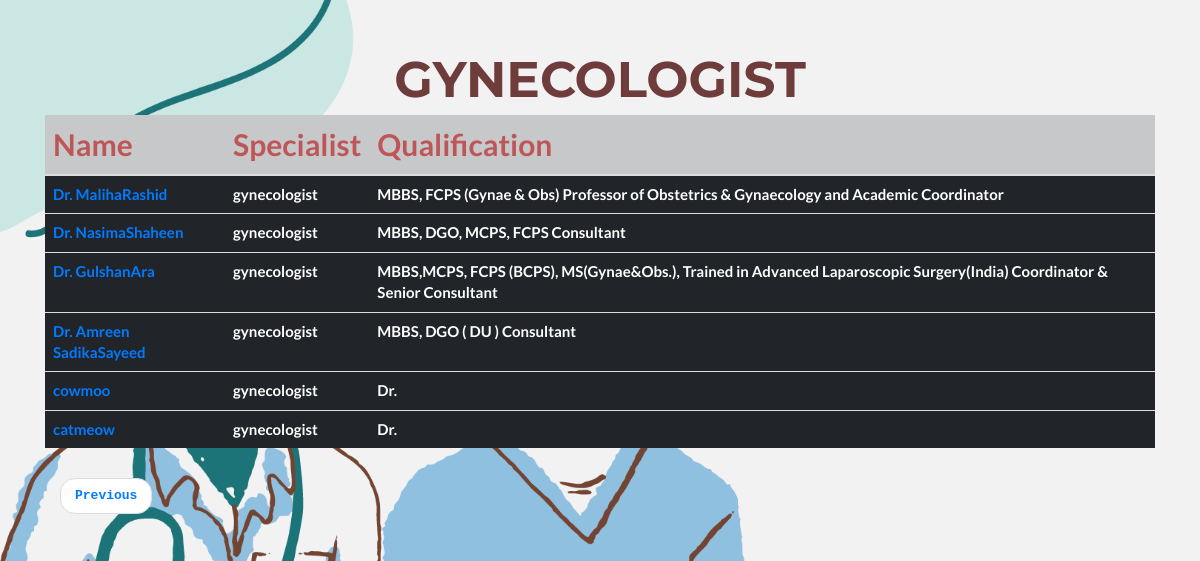
The app's page /Admin/gynecologist.php with its own data.
### tables this page shows
CREATE TABLE `doctor` (
  `id` int(11) NOT NULL,
  `f_name` varchar(500) NOT NULL,
  `l_name` varchar(500) NOT NULL,
  `email` varchar(500) NOT NULL,
  `contact` varchar(500) NOT NULL,
  `specialist` varchar(500) NOT NULL,
  `qualification` varchar(500) NOT NULL,
  `DOB` date NOT NULL,
  `gender` varchar(500) NOT NULL,
  `bmdc_reg_num` int(11) NOT NULL,
  `address` text NOT NULL,
  `pswd` varchar(500) NOT NULL,
  `date` date NOT NULL,
  `permission` varchar(500) NOT NULL
);

### Admin/gynecologist.php (the view, shortened to what this page needs)
<!DOCTYPE html PUBLIC "-//W3C//DTD XHTML 1.0 Transitional//EN" "http://www.w3.org/TR/xhtml1/DTD/xhtml1-transitional.dtd">
<html xmlns="http://www.w3.org/1999/xhtml">
<head>
  <link rel="stylesheet" href="https://maxcdn.bootstrapcdn.com/bootstrap/3.3.7/css/bootstrap.min.css">
  <link rel="stylesheet" href="https://maxcdn.bootstrapcdn.com/bootstrap/4.1.0/css/bootstrap.min.css">
 <link rel="stylesheet" href="https://cdnjs.cloudflare.com/ajax/libs/font-awesome/4.7.0/css/font-awesome.min.css">
</head>
<body class="container">
<h1> Gynecologist</h1>
<table class="table table-hover table-dark">
  <thead>
  <tr class="table-dark">
  <th scope="col" style="color:rgba(189, 67, 67, 0.857);  font-size:30px"> Name</th>
  <th scope="col" style="color:rgba(189, 67, 67, 0.857);  font-size:30px">Specialist</th>
  <th scope="col" style="color:rgba(189, 67, 67, 0.857);  font-size:30px">Qualification</th>
    </tr>
  </thead>
<?php
include("connection.php");
    $query = "SELECT *
      FROM doctor WHERE specialist = 'gynecologist'";
				   $run = mysqli_query($db, $query);
				   while($row = mysqli_fetch_array($run))
				   {
						  echo  "<h3><tr><th><a href='Admin/detail.php?s_id={$row['s_id']}'>{$row['f_name']}{$row['l_name']}</a></th></h3>";
						   echo "<h3><th>". $row['specialist'] ." </th></h3>" ;
						   echo "<h3><th>". $row['qualification'] ." </th></tr></h3>";
				   }
			   ?></table></ul>
<div class="container ">
<ul class="pager font-weight-bold text-monospace">
<li class="previous" ><a href="doctor_name_display.php">Previous </a></li>
</ul></div>
</body>
</html>

### Admin/gynecologist.php (style rules this page uses)
h1 { font-family: 'Montserrat', sans-serif; text-transform: uppercase; font-size: 50px; font-weight: 700; text-align:center; padding-top:50px; color: #4d0d0dcb; }
h3 { font-size:30px; }
li { font-size:13px; }
body { margin:0; padding:0; font: 400 15px/1.8 Lato, sans-serif; background-image:url(../pic/hc.png); width:100%; height:100vh; background-size:cover; }

### records on screen
doctor: f_name "Dr. Maliha", l_name "Rashid", specialist "gynecologist", qualification "MBBS, FCPS (Gynae & Obs) Professor of Obstetrics & Gynaecology and Academic Coordinator"
doctor: f_name "Dr. Nasima", l_name "Shaheen", specialist "gynecologist", qualification "MBBS, DGO, MCPS, FCPS Consultant"
doctor: f_name "Dr. Gulshan", l_name "Ara", specialist "gynecologist", qualification "MBBS,MCPS, FCPS (BCPS), MS(Gynae&Obs.), Trained in Advanced Laparoscopic Surgery(India) Coordinator & Senior Consultant"
doctor: f_name "Dr. Amreen Sadika", l_name "Sayeed", specialist "gynecologist", qualification "MBBS, DGO ( DU ) Consultant"
doctor: f_name "cow", l_name "moo", specialist "gynecologist", qualification "Dr."
doctor: f_name "cat", l_name "meow", specialist "gynecologist", qualification "Dr."
